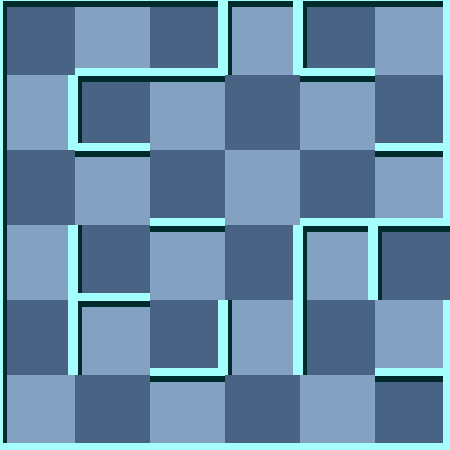

This is a level from a 2D game, rendered from its Tiled map with the project's own tilesets. A one-line summary and the map file follow, with tile-layer data summarised:
An orthogonal 6x6 tile map with 75x75 px tiles, 2 tile layers (background, 块层 1) and 6 objects (2x WhiteMummy, Exit, Key, Door, Player).

<map version="1.0" orientation="orthogonal" width="6" height="6" tilewidth="75" tileheight="75">
 <tileset firstgid="1" name="wall" tilewidth="75" tileheight="75">
  <image source="gfx/wall.png" width="300" height="375" />
  <tile id="0">
   <properties>
    <property name="ValOfWall" value="0" />
   </properties>
  </tile>
  <tile id="1">
   <properties>
    <property name="ValOfWall" value="1" />
   </properties>
  </tile>
  <tile id="2">
   <properties>
    <property name="ValOfWall" value="2" />
   </properties>
  </tile>
  <tile id="3">
   <properties>
    <property name="ValOfWall" value="3" />
   </properties>
  </tile>
  <tile id="4">
   <properties>
    <property name="ValOfWall" value="4" />
   </properties>
  </tile>
  <tile id="5">
   <properties>
    <property name="ValOfWall" value="5" />
   </properties>
  </tile>
  <tile id="6">
   <properties>
    <property name="ValOfWall" value="6" />
   </properties>
  </tile>
  <tile id="7">
   <properties>
    <property name="ValOfWall" value="7" />
   </properties>
  </tile>
  <tile id="8">
   <properties>
    <property name="ValOfWall" value="8" />
   </properties>
  </tile>
  <tile id="9">
   <properties>
    <property name="ValOfWall" value="9" />
   </properties>
  </tile>
  <tile id="10">
   <properties>
    <property name="ValOfWall" value="10" />
   </properties>
  </tile>
  <tile id="11">
   <properties>
    <property name="ValOfWall" value="11" />
   </properties>
  </tile>
  <tile id="12">
   <properties>
    <property name="ValOfWall" value="12" />
   </properties>
  </tile>
  <tile id="13">
   <properties>
    <property name="ValOfWall" value="13" />
   </properties>
  </tile>
  <tile id="14">
   <properties>
    <property name="ValOfWall" value="14" />
   </properties>
  </tile>
  <tile id="15">
   <properties>
    <property name="ValOfWall" value="15" />
   </properties>
  </tile>
  <tile id="18">
   <properties>
    <property name="ValOfWall" value="-1" />
   </properties>
  </tile>
 </tileset>
 <layer name="background" width="6" height="6">
  <data>[36 cells, 36 non-empty, 2 distinct tile ids]</data>
 </layer>
 <layer name="块层 1" width="6" height="6">
  <data>[36 cells, 36 non-empty, 14 distinct tile ids]</data>
 </layer>
 <objectgroup name="对象层 1" width="6" height="6">
  <object name="Exit" x="450" y="225" />
  <object name="Key" x="225" y="375">
   <properties>
    <property name="value" value="12" />
   </properties>
  </object>
  <object name="WhiteMummy" x="75" y="375">
   <properties>
    <property name="value" value="25" />
   </properties>
  </object>
  <object name="Door" x="225" y="300">
   <properties>
    <property name="direction" value="1" />
    <property name="value" value="15" />
   </properties>
  </object>
  <object name="Player" x="225" y="150">
   <properties>
    <property name="value" value="1" />
   </properties>
  </object>
  <object name="WhiteMummy" x="375" y="300">
   <properties>
    <property name="value" value="21" />
   </properties>
  </object>
 </objectgroup>
</map>
